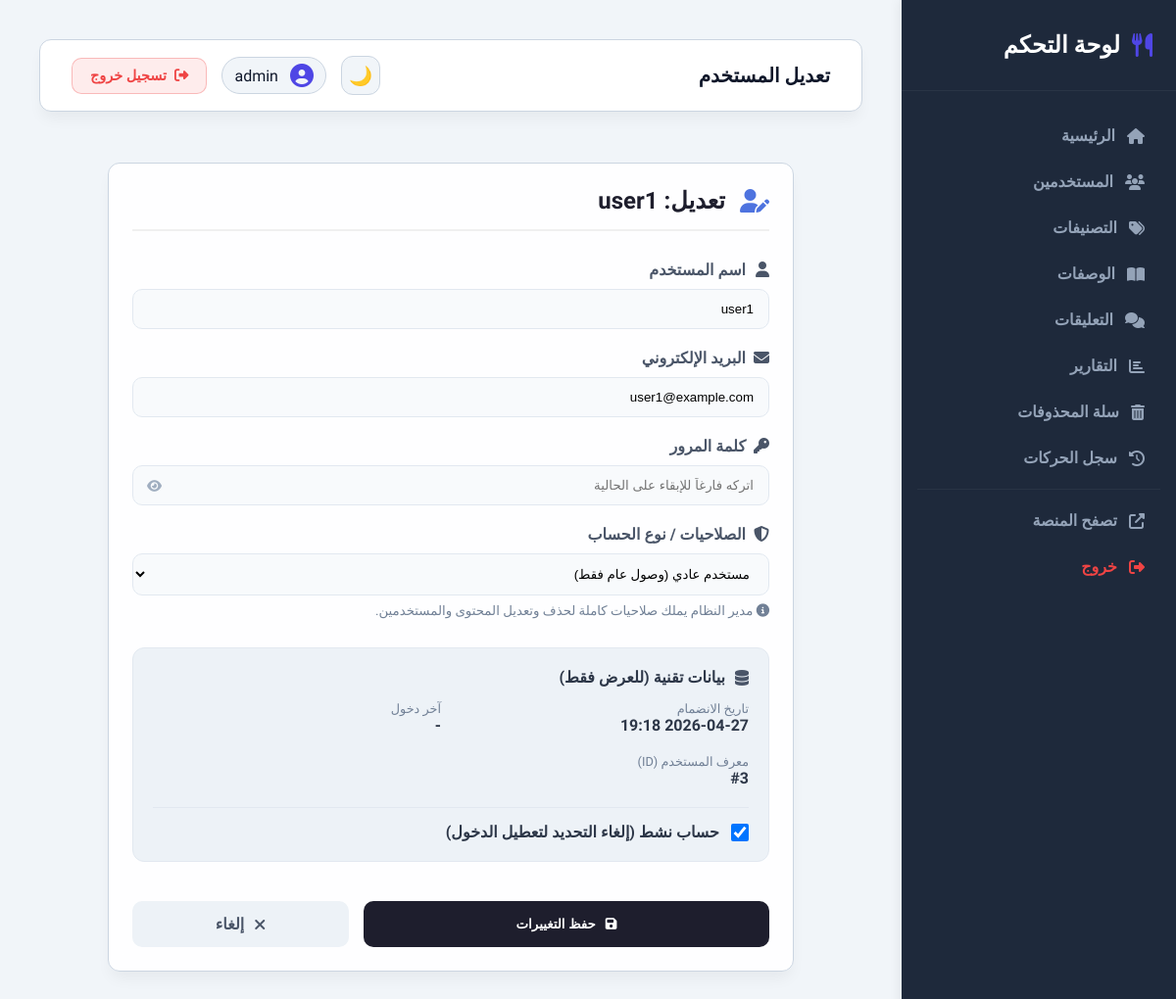
Before: /dashboard/users/edit/3/ (signed in) with the older database file.
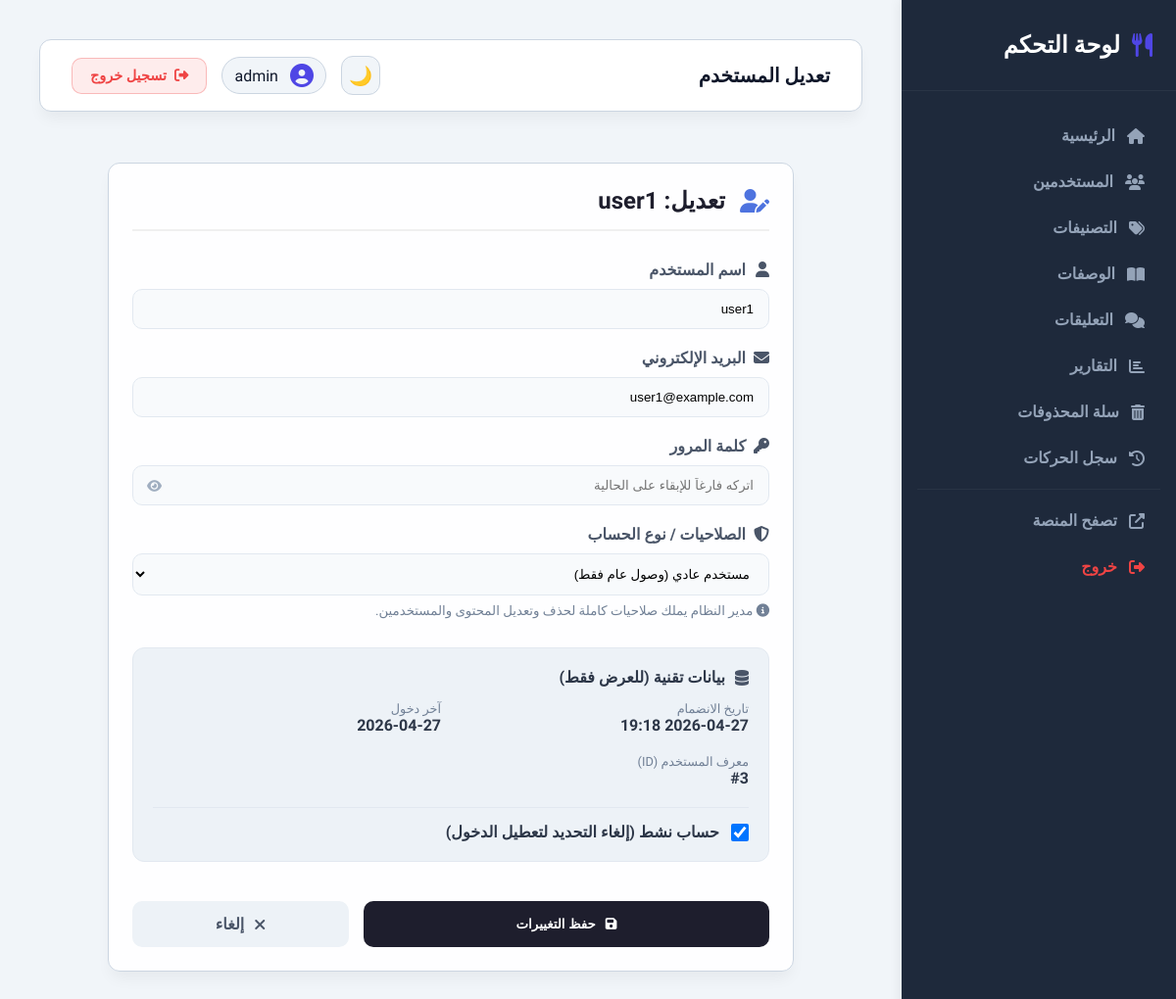
After: the same page with the newer database file.
### accountes/models.py (models this page shows, shortened)
class SoftDeleteMixin(models.Model):
    is_deleted = models.BooleanField(default=False)
    deleted_at = models.DateTimeField(null=True, blank=True)
    objects = SoftDeleteManager()
    all_objects = models.Manager()
    class Meta:
        abstract = True

class User(AbstractUser, SoftDeleteMixin):
    bio = models.TextField(blank=True)
    profile_picture = models.ImageField(upload_to='profile_pictures/', null=True, blank=True)
    facebook_link = models.URLField(blank=True)
    instagram_link = models.URLField(blank=True)
    twitter_link = models.URLField(blank=True)
    phone_number = models.CharField(max_length=20, blank=True)
    experience_years = models.CharField(max_length=50, blank=True, null=True, verbose_name="مدة الخبرة")
    objects = SoftDeleteUserManager()
    all_objects = UserManager()

### dashboard/views.py (the view, shortened to what this page needs)
# urls.py: path('users/edit/<int:pk>/', views.edit_user, name='edit_user'),
@user_passes_test(is_admin, login_url='dashboard:login')
def edit_user(request, pk):
    target_user = get_object_or_404(User, pk=pk)
    return render(request, 'dashboard/user_form.html', {'is_add': False, 'target_user': target_user})

### accountes/models.py (called while the page is built)
    def get_queryset(self):
        return super().get_queryset().filter(is_deleted=False)

    def get_queryset(self):
        return super().get_queryset().filter(is_deleted=False)

### dashboard/views.py (called while the page is built)
def is_admin(user):
    return user.is_authenticated and user.is_staff

### templates/dashboard/user_form.html (shortened to what the changed rows need)
{% extends 'dashboard/base_dashboard.html' %}
{% block page_title %}
{% if is_add %}إضافة مشرف جديد{% else %}تعديل المستخدم{% endif %}
{% endblock %}
{% block dashboard_content %}
<div style="width: 100%; display: flex; justify-content: center; padding: 20px; animation: fadeIn 0.5s ease;">
    <div class="stat-card"
        style="width: 100%; max-width: 700px; display: block; backdrop-filter: blur(10px); background: rgba(255, 255, 255, 0.9); margin: 0;">
        <h2
            style="margin-bottom: 30px; border-bottom: 2px solid #f0f0f0; padding-bottom: 15px; display: flex; align-items: center; justify-content: flex-start; gap: 15px; color: #1e1e2d; text-align: right;">
            {% if is_add %}
            <i class="fas fa-user-plus" style="color: #4e73df;"></i> إضافة مشرف جديد
            {% else %}
            <i class="fas fa-user-edit" style="color: #4e73df;"></i> تعديل: {{ target_user.username }}
            {% endif %}
        </h2>
        <form method="post" style="display: flex; flex-direction: column; gap: 20px;">
            <div class="form-group">
                <label style="display: block; margin-bottom: 10px; font-weight: 600; color: #4a5568;">
                    <i class="fas fa-user" style="width: 20px;"></i> اسم المستخدم
                </label>
                <input type="text" name="username" value="{{ target_user.username|default:'' }}" required
                    style="width: 100%; padding: 12px 15px; border: 1px solid #e2e8f0; border-radius: 10px; transition: all 0.3s; background: #f8fafc;">
            </div>
            <div class="form-group">
                <label style="display: block; margin-bottom: 10px; font-weight: 600; color: #4a5568;">
                    <i class="fas fa-envelope" style="width: 20px;"></i> البريد الإلكتروني
                </label>
                <input type="email" name="email" value="{{ target_user.email|default:'' }}" required
                    style="width: 100%; padding: 12px 15px; border: 1px solid #e2e8f0; border-radius: 10px; transition: all 0.3s; background: #f8fafc;">
            </div>
            <div class="form-group">
            </div>
            {% with s=target_user.is_staff su=target_user.is_superuser %}
            <div class="form-group">
            </div>
            {% endwith %}
            {% if not is_add %}
            <div
                style="background: #edf2f7; padding: 20px; border-radius: 12px; margin-top: 10px; border: 1px solid #e2e8f0;">
                <h4
                    style="margin: 0 0 15px 0; color: #2d3748; font-size: 1rem; display: flex; align-items: center; gap: 10px;">
                    <i class="fas fa-database" style="color: #4a5568;"></i> بيانات تقنية (للعرض فقط)
                </h4>
                <div style="display: grid; grid-template-columns: 1fr 1fr; gap: 20px;">
                    <div>
                        <span style="font-size: 0.8rem; color: #718096; display: block;">تاريخ الانضمام</span>
                        <strong style="color: #2d3748;">{{ target_user.date_joined|date:"Y-m-d H:i" }}</strong>
                    </div>
                    <div>
                        <span style="font-size: 0.8rem; color: #718096; display: block;">آخر دخول</span>
                        {% with ll=target_user.last_login %}
                        <strong style="color: #2d3748;">{{ ll|date:"Y-m-d"|default:"-" }}</strong>
                        {% endwith %}
                    </div>
                    <div>
                        <span style="font-size: 0.8rem; color: #718096; display: block;">معرف المستخدم (ID)</span>
                        <strong style="color: #2d3748;">#{{ target_user.id }}</strong>
                    </div>
                </div>
                <div style="margin-top: 20px; padding-top: 15px; border-top: 1px solid #e2e8f0;">
                    <label style="display: flex; align-items: center; gap: 12px; cursor: pointer;">
                        <input type="checkbox" name="is_active" {% if target_user.is_active %}checked{% endif %}
                            style="width: 18px; height: 18px; cursor: pointer;">
                        <span style="font-weight: 600; color: #2d3748;">حساب نشط (إلغاء التحديد لتعطيل الدخول)</span>
                    </label>
                </div>
            </div>
            {% endif %}
            <div style="display: flex; gap: 15px; margin-top: 20px;">
            </div>
        </form>
    </div>
</div>
{% endblock %}

Changed rows visible on the page:
changed User "user1": last_login (not shown) → "2026-04-27"
Other visible differences:
{{ ll|date:"Y-m-d"|default:"-" }}: "-" → (not shown)
